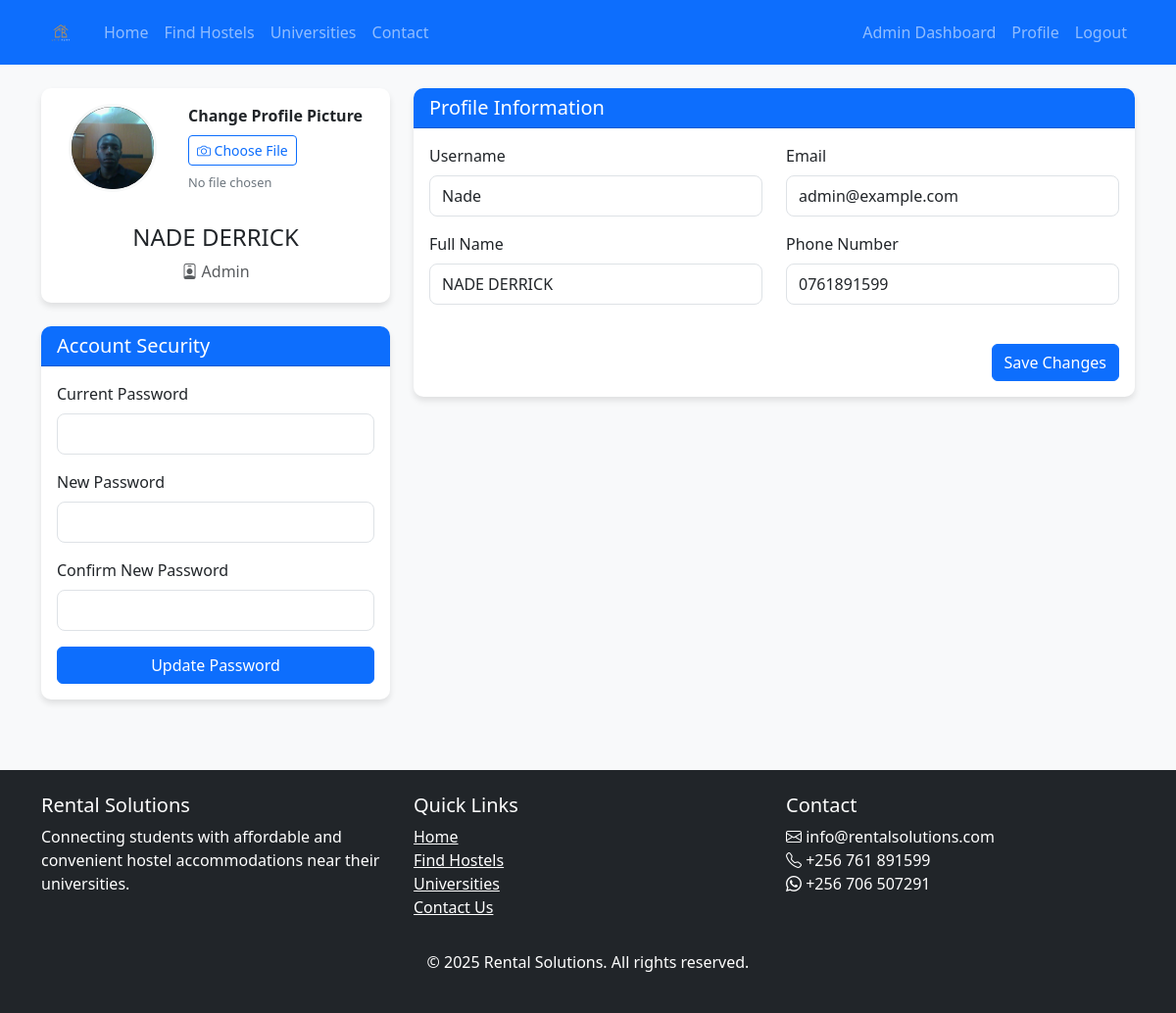
The app's page /profile.php (signed in) with its own data.
### tables this page shows
CREATE TABLE `users` (
  `user_id` int(11) NOT NULL,
  `username` varchar(50) NOT NULL,
  `email` varchar(100) NOT NULL,
  `password` varchar(255) NOT NULL,
  `user_type` enum('student','landlord','admin') NOT NULL,
  `full_name` varchar(100) NOT NULL,
  `phone` varchar(20) NOT NULL,
  `university` varchar(100) DEFAULT NULL,
  `profile_pic` varchar(255) DEFAULT NULL,
  `verified` tinyint(1) DEFAULT 0,
  `created_at` timestamp NOT NULL DEFAULT current_timestamp(),
  `updated_at` timestamp NOT NULL DEFAULT current_timestamp() ON UPDATE current_timestamp(),
  `must_reset_password` tinyint(1) NOT NULL DEFAULT 0
);

### auth.php (called while the page is built, shortened)
<?php
require_once __DIR__ . '/functions.php';
function is_logged_in() {
    return isset($_SESSION['user_id']);
}
function get_logged_in_user() {
    global $conn;
    $user_id = $_SESSION['user_id'];
    $query = "SELECT * FROM users WHERE user_id = ?";
    $stmt = $conn->prepare($query);
    $stmt->bind_param("i", $user_id);
    $stmt->execute();
    $result = $stmt->get_result();
    return $result->fetch_assoc();
}
?>

### profile.php (the view, shortened to what this page needs)
<?php
require_once __DIR__ . '/auth.php';
$user = get_logged_in_user();
require_once __DIR__ . '/header.php';
$full_name = $user['full_name'] ?? '';
$phone = $user['phone'] ?? '';
?>
<div class="row">
    <div class="col-md-4">
        <div class="card mb-4">
            <div class="card-body text-center">
                <form id="profilePicForm" method="POST" enctype="multipart/form-data" style="margin-bottom:2rem;">
        <div style="display:flex;align-items:center;justify-content:center;gap:2rem;flex-wrap:wrap;">
            <?php
            $profilePicSrc = 'assets/images/default-profile.png';
            if (!empty($user['profile_pic'])) {
                if (filter_var($user['profile_pic'], FILTER_VALIDATE_URL)) {
                    $profilePicSrc = $user['profile_pic'];
                } elseif (file_exists(__DIR__ . '/uploads/profile_pics/' . $user['profile_pic'])) {
                    $profilePicSrc = 'uploads/profile_pics/' . htmlspecialchars($user['profile_pic']) . '?t=' . time();
                }
            }
            ?>
            <img id="profilePicPreview"
        src="<?php echo $profilePicSrc; ?>"
            alt="Profile Picture"
                style="width:90px;height:90px;border-radius:50%;object-fit:cover;border:3px solid #f7f8f8;background:#000;">
            <div style="text-align:left;">
    <label for="profile_pic" style="font-weight:600;display:block;margin-bottom:0.5rem;">Change Profile Picture</label>
    <button type="button" class="btn btn-sm btn-outline-primary" onclick="document.getElementById('profile_pic').click()">
        <i class="bi bi-camera"></i> Choose File
    </button>
    <div id="fileName" style="font-size:0.8rem;margin-top:0.5rem;color:#6c757d;">No file chosen</div>
</div>
        </div>
                </form>
                <h4><?php echo htmlspecialchars($user['full_name']); ?></h4>
                <p class="text-muted mb-1">
                    <i class="bi bi-person-badge"></i> <?php echo ucfirst($user['user_type']); ?>
                </p>
            </div>
        </div>
        <div class="card mb-4">
            <div class="card-header bg-primary text-white">
                <h5 class="mb-0">Account Security</h5>
            </div>
            <div class="card-body">
                <form method="POST">
                    <div class="mb-3">
                        <label for="current_password" class="form-label">Current Password</label>
                        <input type="password" class="form-control" id="current_password" name="current_password">
                    </div>
                    <div class="mb-3">
                        <label for="new_password" class="form-label">New Password</label>
                        <input type="password" class="form-control" id="new_password" name="new_password">
                    </div>
                    <div class="mb-3">
                        <label for="confirm_password" class="form-label">Confirm New Password</label>
                        <input type="password" class="form-control" id="confirm_password" name="confirm_password">
                    </div>
                    <button type="submit" class="btn btn-primary w-100">Update Password</button>
                </form>
            </div>
        </div>
    </div>
    <div class="col-md-8">
        <div class="card">
            <div class="card-header bg-primary text-white">
                <h5 class="mb-0">Profile Information</h5>
            </div>
            <div class="card-body">
                <form method="POST" enctype="multipart/form-data">
                    <div class="row">
                        <div class="col-md-6 mb-3">
                            <label for="username" class="form-label">Username</label>
                            <input type="text" class="form-control" id="username" value="<?php echo htmlspecialchars($user['username']); ?>" readonly>
                        </div>
                        <div class="col-md-6 mb-3">
                            <label for="email" class="form-label">Email</label>
                            <input type="email" class="form-control" id="email" value="<?php echo htmlspecialchars($user['email']); ?>" readonly>
                        </div>
                    </div>
                    <div class="row">
                        <div class="col-md-6 mb-3">
                            <label for="full_name" class="form-label">Full Name</label>
                            <input type="text" class="form-control" id="full_name" name="full_name" value="<?php echo htmlspecialchars($full_name); ?>" required>
                        </div>
                        <div class="col-md-6 mb-3">
                            <label for="phone" class="form-label">Phone Number</label>
                            <input type="text" class="form-control" id="phone" name="phone" value="<?php echo htmlspecialchars($phone); ?>" required>
                        </div>
                    </div>
                    <div class="d-flex justify-content-end mt-4">
                        <button type="submit" class="btn btn-primary">Save Changes</button>
                    </div>
                </form>
            </div>
        </div>
    </div>
</div>
<?php require_once __DIR__ . '/footer.php'; ?>

### style.css (style rules this page uses)
body { font-family: 'Segoe UI', Tahoma, Geneva, Verdana, sans-serif; background-color: #f8f9fa; }
.card { border: none; border-radius: 10px; box-shadow: 0 4px 6px rgba(0, 0, 0, 0.1); transition: transform 0.3s ease; }
.card-header { border-radius: 10px 10px 0 0 !important; }
.btn-primary { background-color: #0d6efd; border-color: #0d6efd; }
.btn-outline-primary { color: #0d6efd; border-color: #0d6efd; }
.form-control, .form-select { border-radius: 8px; padding: 0.5rem 0.75rem; }
.bg-primary { background-color: #0d6efd !important; }

### records on screen
users: profile_pic (picture), full_name "NADE DERRICK", user_type "Admin", username "Nade", email "admin@example.com", phone "0761891599"
